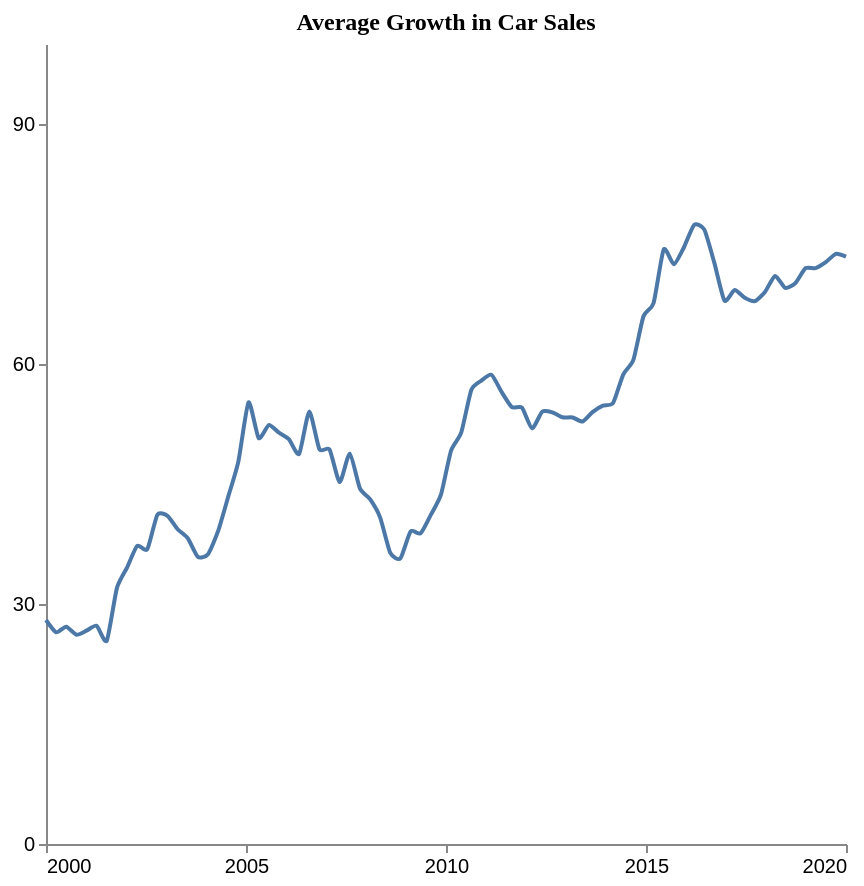

The Vega-Lite source for this figure:
### Vega-Lite specification from a JSON file in a GitHub repository (floating-point values rounded to 4 significant figures)
{"$schema": "https://vega.github.io/schema/vega-lite/v5.json", "description": "Pattern: downward", "data": {"values": [{"X": 2000.0, "Y": 28.0}, {"X": 2000.0, "Y": 26.47}, {"X": 2001.0, "Y": 27.15}, {"X": 2001.0, "Y": 26.16}, {"X": 2001.0, "Y": 26.66}, {"X": 2001.0, "Y": 27.28}, {"X": 2002.0, "Y": 25.4}, {"X": 2002.0, "Y": 31.98}, {"X": 2002.0, "Y": 34.54}, {"X": 2002.0, "Y": 37.27}, {"X": 2003.0, "Y": 36.84}, {"X": 2003.0, "Y": 41.16}, {"X": 2003.0, "Y": 41.01}, {"X": 2003.0, "Y": 39.34}, {"X": 2004.0, "Y": 38.22}, {"X": 2004.0, "Y": 35.88}, {"X": 2004.0, "Y": 36.23}, {"X": 2004.0, "Y": 39.13}, {"X": 2005.0, "Y": 43.44}, {"X": 2005.0, "Y": 47.83}, {"X": 2005.0, "Y": 55.2}, {"X": 2005.0, "Y": 50.74}, {"X": 2006.0, "Y": 52.36}, {"X": 2006.0, "Y": 51.42}, {"X": 2006.0, "Y": 50.57}, {"X": 2006.0, "Y": 48.77}, {"X": 2007.0, "Y": 54.05}, {"X": 2007.0, "Y": 49.34}, {"X": 2007.0, "Y": 49.32}, {"X": 2007.0, "Y": 45.24}, {"X": 2008.0, "Y": 48.8}, {"X": 2008.0, "Y": 44.45}, {"X": 2008.0, "Y": 43.1}, {"X": 2008.0, "Y": 40.8}, {"X": 2009.0, "Y": 36.38}, {"X": 2009.0, "Y": 35.7}, {"X": 2009.0, "Y": 39.05}, {"X": 2009.0, "Y": 38.84}, {"X": 2010.0, "Y": 41.15}, {"X": 2010.0, "Y": 43.67}, {"X": 2010.0, "Y": 49.18}, {"X": 2010.0, "Y": 51.41}, {"X": 2011.0, "Y": 56.76}, {"X": 2011.0, "Y": 57.93}, {"X": 2011.0, "Y": 58.64}, {"X": 2011.0, "Y": 56.48}, {"X": 2012.0, "Y": 54.61}, {"X": 2012.0, "Y": 54.54}, {"X": 2012.0, "Y": 51.95}, {"X": 2012.0, "Y": 54.03}, {"X": 2013.0, "Y": 53.96}, {"X": 2013.0, "Y": 53.34}, {"X": 2013.0, "Y": 53.32}, {"X": 2013.0, "Y": 52.81}, {"X": 2014.0, "Y": 54.02}, {"X": 2014.0, "Y": 54.8}, {"X": 2014.0, "Y": 55.12}, {"X": 2014.0, "Y": 58.68}, {"X": 2015.0, "Y": 60.51}, {"X": 2015.0, "Y": 65.97}, {"X": 2015.0, "Y": 67.62}, {"X": 2015.0, "Y": 74.32}, {"X": 2016.0, "Y": 72.46}, {"X": 2016.0, "Y": 74.59}, {"X": 2016.0, "Y": 77.39}, {"X": 2016.0, "Y": 76.83}, {"X": 2017.0, "Y": 72.64}, {"X": 2017.0, "Y": 67.92}, {"X": 2017.0, "Y": 69.26}, {"X": 2017.0, "Y": 68.27}, {"X": 2018.0, "Y": 67.85}, {"X": 2018.0, "Y": 69.01}, {"X": 2018.0, "Y": 71.01}, {"X": 2018.0, "Y": 69.51}, {"X": 2019.0, "Y": 70.11}, {"X": 2019.0, "Y": 71.97}, {"X": 2019.0, "Y": 71.99}, {"X": 2019.0, "Y": 72.73}, {"X": 2020.0, "Y": 73.77}, {"X": 2020.0, "Y": 73.41}]}, "mark": {"type": "line", "interpolate": "cardinal", "tension": 0.4}, "encoding": {"x": {"field": "X", "type": "quantitative", "title": "", "axis": {"grid": false, "format": "d", "values": [2000, 2005, 2010, 2015, 2020], "tickSize": 4}, "scale": {"domain": [2000, 2020]}}, "y": {"field": "Y", "type": "quantitative", "title": "", "axis": {"grid": false, "format": "d", "values": [0, 30, 60, 90], "tickSize": 4, "tickOpacity": 1}, "scale": {"domain": [0, 100]}}}, "title": {"text": "Average Growth in Car Sales", "anchor": "middle", "font": "Tahoma", "fontSize": 12}, "config": {"lineBreak": "^", "view": {"stroke": null}}, "height": 400, "width": 400, "autosize": "pad"}
